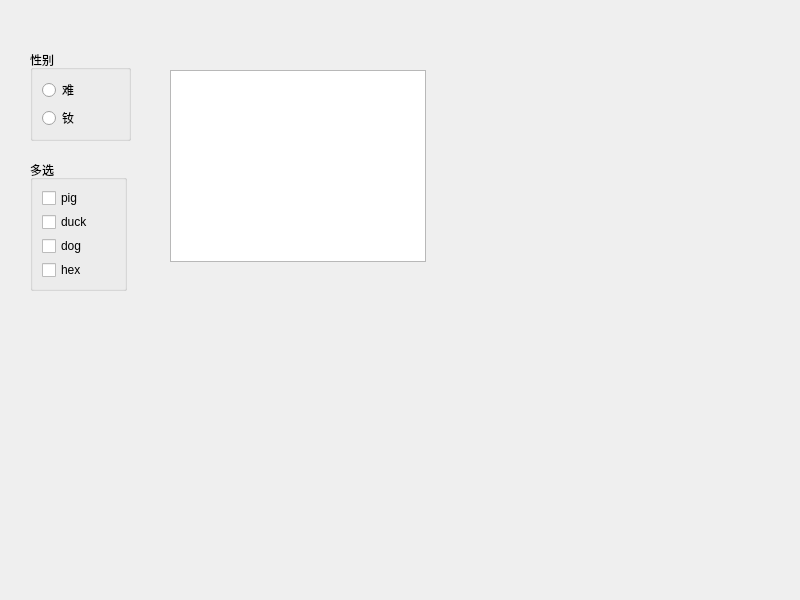
<?xml version="1.0" encoding="UTF-8"?>
<ui version="4.0">
 <class>Widget</class>
 <widget class="QWidget" name="Widget">
  <property name="geometry">
   <rect>
    <x>0</x>
    <y>0</y>
    <width>800</width>
    <height>600</height>
   </rect>
  </property>
  <property name="windowTitle">
   <string>Widget</string>
  </property>
  <widget class="QGroupBox" name="groupBox">
   <property name="geometry">
    <rect>
     <x>30</x>
     <y>50</y>
     <width>101</width>
     <height>91</height>
    </rect>
   </property>
   <property name="title">
    <string>性别</string>
   </property>
   <layout class="QVBoxLayout" name="verticalLayout">
    <item>
     <widget class="QRadioButton" name="rB1">
      <property name="text">
       <string>难</string>
      </property>
     </widget>
    </item>
    <item>
     <widget class="QRadioButton" name="rB2">
      <property name="text">
       <string>钕</string>
      </property>
     </widget>
    </item>
   </layout>
  </widget>
  <widget class="QGroupBox" name="groupBox_2">
   <property name="geometry">
    <rect>
     <x>30</x>
     <y>160</y>
     <width>97</width>
     <height>131</height>
    </rect>
   </property>
   <property name="title">
    <string>多选</string>
   </property>
   <layout class="QVBoxLayout" name="verticalLayout_2">
    <item>
     <widget class="QCheckBox" name="pig">
      <property name="text">
       <string>pig</string>
      </property>
      <property name="tristate">
       <bool>true</bool>
      </property>
     </widget>
    </item>
    <item>
     <widget class="QCheckBox" name="checkBox">
      <property name="text">
       <string>duck</string>
      </property>
     </widget>
    </item>
    <item>
     <widget class="QCheckBox" name="checkBox_3">
      <property name="text">
       <string>dog</string>
      </property>
     </widget>
    </item>
    <item>
     <widget class="QCheckBox" name="checkBox_2">
      <property name="text">
       <string>hex</string>
      </property>
     </widget>
    </item>
   </layout>
  </widget>
  <widget class="QListWidget" name="listWidget">
   <property name="geometry">
    <rect>
     <x>170</x>
     <y>70</y>
     <width>256</width>
     <height>192</height>
    </rect>
   </property>
  </widget>
 </widget>
 <resources/>
 <connections/>
</ui>
